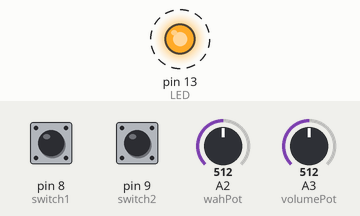
Simulated run of this sketch. Board: Arduino Uno, built with avr-gcc and run on an emulated ATmega328P. Shown: output pins drawn as LEDs (lit = HIGH). Dashed ring = blinking. The inputs (shaded band) are chosen by the test bench; at power-on: A2 (wahPot) = 512, A3 (volumePot) = 512, pin 8 (switch1) LOW, pin 9 (switch2) LOW. What the sketch prints to the serial monitor is not drawn.

Above: at 6.85 s.
6.9 s: A2 (wahPot) set to 535
9.9 s: A3 (volumePot) set to 527
At 11.8 s:
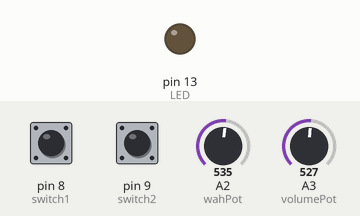
12.9 s: pin 8 (switch1) pulled HIGH for 0.15 s
At 13.15 s:
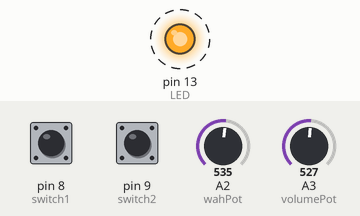
15.9 s: pin 9 (switch2) pulled HIGH for 0.15 s
At 16.15 s:
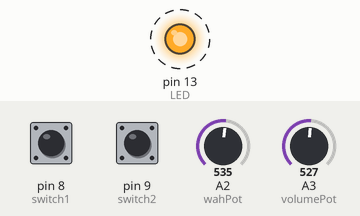
18.9 s: pin 9 (switch2) pulled HIGH for 3.2 s
At 19.15 s:
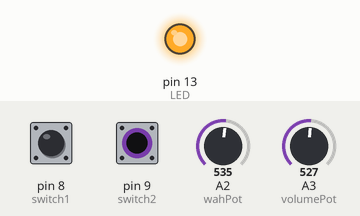
23.8 s: pin 8 (switch1) pulled HIGH for 3.2 s
At 25.4 s:
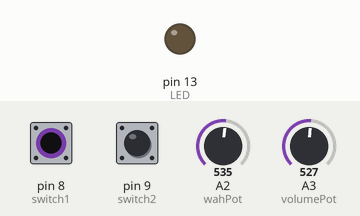
Timing chart, 0 to 28.8 s (numbered marks = the images above; inputs shaded):
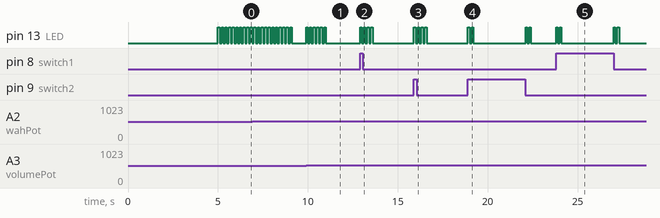

The sketch:

usbfootmidi.ino
```cpp
#include <LiquidCrystal.h>

LiquidCrystal lcd(7, 6, 5, 4, 3, 2);
#define LED 13 // LED pin on Arduino board
#define switch1 8 // 1st Switch
#define switch2 9 // 2nd Switch
#define MIDI_COMMAND_CONTROL_CHANGE 0xB0

//Variables
int switch1LastState = 0;
int switch1CurrentState = 0;
int switch2LastState = 0;
int switch2CurrentState = 0;

//Potentiometer controlls (Analog)
int volumePot = A3;
int volumePrev = 0;
int volumeCurrent = 0;
int levelPot = A4;
int levelPrev = 0;
int levelCurrent = 0;
int wahPot = A2;
int wahLevelPrev = 0;
int wahLevelCurrent = 0;

// the format of the message to send Via serial
typedef union {
struct {
uint8_t command;
uint8_t channel;
uint8_t data2;
uint8_t data3;
} msg;
uint8_t raw[4];
} t_midiMsg;

void blinkLed(byte num) { // Basic blink function
for (byte i=0;i<num;i++) {
digitalWrite(LED,HIGH);
delay(100);
digitalWrite(LED,LOW);
delay(100);
}
}

void setup() {
pinMode(LED, OUTPUT);
pinMode(switch1, INPUT);
pinMode(switch2, INPUT);
pinMode(volumePot, INPUT);
pinMode(levelPot, INPUT);
pinMode(wahPot, INPUT);
lcd.clear();
lcd.print("ranDumb-MIDI"); // Starting message
delay(5000);
Serial.begin(115200);
blinkLed(3); // Setup sucess indicator
}

void loop() {

t_midiMsg midiMsg; // MIDI message for Switch 1
switch1CurrentState = digitalRead(switch1); // reading Switch 1
switch2CurrentState = digitalRead(switch2); // reading Switch 2

// SWITCH 1 CONTROL START
if (switch1CurrentState == 1){ // If Switch is true
if(switch1LastState == 0){ // If Switch1 was not pressed continously

midiMsg.msg.command = MIDI_COMMAND_CONTROL_CHANGE; // this sends Channel info along with Control Change message
midiMsg.msg.channel = 1; // Data 1
midiMsg.msg.data2 = 1; // Data 2
midiMsg.msg.data3 = 0;
lcd.clear();
lcd.print("sw1 Msg1");
/* Send MIDI Message */
Serial.write(midiMsg.raw, sizeof(midiMsg));

blinkLed(2); }
}
if (switch1CurrentState == 0){ // If Switch1 was false
if(switch1LastState == 1){

midiMsg.msg.command = MIDI_COMMAND_CONTROL_CHANGE; // this sends Channel info along with Control Change message
midiMsg.msg.channel = 1; // Data Not Channel
midiMsg.msg.data2 = 1; // Velocity
midiMsg.msg.data3 = 127; /* Velocity */
lcd.clear();
lcd.print("sw1 Msg2");
/* Send note on */
Serial.write(midiMsg.raw, sizeof(midiMsg));

blinkLed(2); }
}

switch1LastState = switch1CurrentState;
// SWITCH 1 CONTROL END
// SWITCH 2 CONTROL START
if (switch2CurrentState == 1){
if(switch2LastState == 0){
midiMsg.msg.command = MIDI_COMMAND_CONTROL_CHANGE;
midiMsg.msg.channel = 1; // Data
midiMsg.msg.data2 = 2; // Velocity
midiMsg.msg.data3 = 0; /* Velocity */

lcd.clear();
lcd.print("Sw2 Msg1 ");
/* Send note on */
Serial.write(midiMsg.raw, sizeof(midiMsg));
blinkLed(2); }
}
// SWITCH 2 Second State Control
if (switch2CurrentState == 0){
if(switch2LastState == 1){
midiMsg.msg.command = MIDI_COMMAND_CONTROL_CHANGE;
midiMsg.msg.channel = 1;
midiMsg.msg.data2 = 2;
midiMsg.msg.data3 = 127; /* Velocity */

lcd.clear();
lcd.print("Sw2 Msg2 ");
/* Send note on */
Serial.write(midiMsg.raw, sizeof(midiMsg));
blinkLed(2); }
}
switch2LastState = switch2CurrentState;

// SWITCH2 CONTROL END

volumeCurrent = analogRead(volumePot)/8;
// levelCurrent = analogRead(levelPot)/8;
wahLevelCurrent = analogRead(wahPot)/8;

   if(volumePrev != volumeCurrent)
{
midiMsg.msg.command = MIDI_COMMAND_CONTROL_CHANGE;
midiMsg.msg.channel = 1;
midiMsg.msg.data2 = 7;
midiMsg.msg.data3 = volumeCurrent; // Velocity

          Serial.write(midiMsg.raw, sizeof(midiMsg));
blinkLed(2);
// Printing Switch number and data MIDI data that is sent to the LCD screen
lcd.clear();
lcd.setCursor(0,0);
lcd.print("Volume");
lcd.setCursor(0,1);
lcd.print(volumeCurrent);
volumePrev = volumeCurrent;

blinkLed(4);
}// End Of Volume Control Loop
/* // I don't have the Level control so I just Quoted out this part of the code .
//Level control loop

if(levelPrev != levelCurrent)
{
midiMsg.msg.command = MIDI_COMMAND_CONTROL_CHANGE;
midiMsg.msg.channel = 1;
midiMsg.msg.data2 = 0x0C;
midiMsg.msg.data3 = levelCurrent;

Serial.write(midiMsg.raw, sizeof(midiMsg));
blinkLed(2);
// Printing Switch number and data MIDI data that is sent to the LCD screen
lcd.clear();
lcd.setCursor(0,0);
lcd.print("Level");
lcd.setCursor(0,1);
lcd.print(levelCurrent);
levelPrev = levelCurrent;

blinkLed(4);
}// End Of Level Control Loop

*/
// Wah Control Loop
if(wahLevelPrev != wahLevelCurrent)
{
midiMsg.msg.command = MIDI_COMMAND_CONTROL_CHANGE;
midiMsg.msg.channel = 1;
midiMsg.msg.data2 = 0x0B;
midiMsg.msg.data3 = wahLevelCurrent; /* Velocity */

          /* Send note on */
Serial.write(midiMsg.raw, sizeof(midiMsg));
blinkLed(2);
// Printing Switch number and data MIDI data that is sent to the LCD screen
lcd.clear();
lcd.setCursor(0,0);
lcd.print("Wah");
lcd.setCursor(0,1);
lcd.print(wahLevelCurrent);
wahLevelPrev = wahLevelCurrent;

blinkLed(4);
}// End Of wah Control Loop
}
```

Measured:
- the behaviour switches between 519 and 520 on A3 (volumePot) (found by bisection; images 0 and 1)
- after the input at 9.9 s, pin 13 (LED): alternates HIGH for 0.10 s and LOW for 0.10 s, 12 changes in all, then stays LOW, starting at once
- after the input at 12.9 s, pin 13 (LED): alternates HIGH for 0.10 s and LOW for 0.10 s, 8 changes in all, then stays LOW, starting at once
- after the input at 15.9 s, pin 13 (LED): alternates HIGH for 0.10 s and LOW for 0.10 s, 8 changes in all, then stays LOW, starting at once
- after the input at 18.9 s, pin 13 (LED): LOW → HIGH at once, → LOW 0.10 s later, → HIGH 0.10 s later, → LOW 0.10 s later, … (8 changes in this stretch)
- after the input at 23.8 s, pin 13 (LED): LOW → HIGH at once, → LOW 0.10 s later, → HIGH 0.10 s later, → LOW 0.10 s later, … (8 changes in this stretch)
- by itself, pin 13 (LED): alternates HIGH for 0.10 s and LOW for 0.10 s, 23 changes in all, then stays LOW
